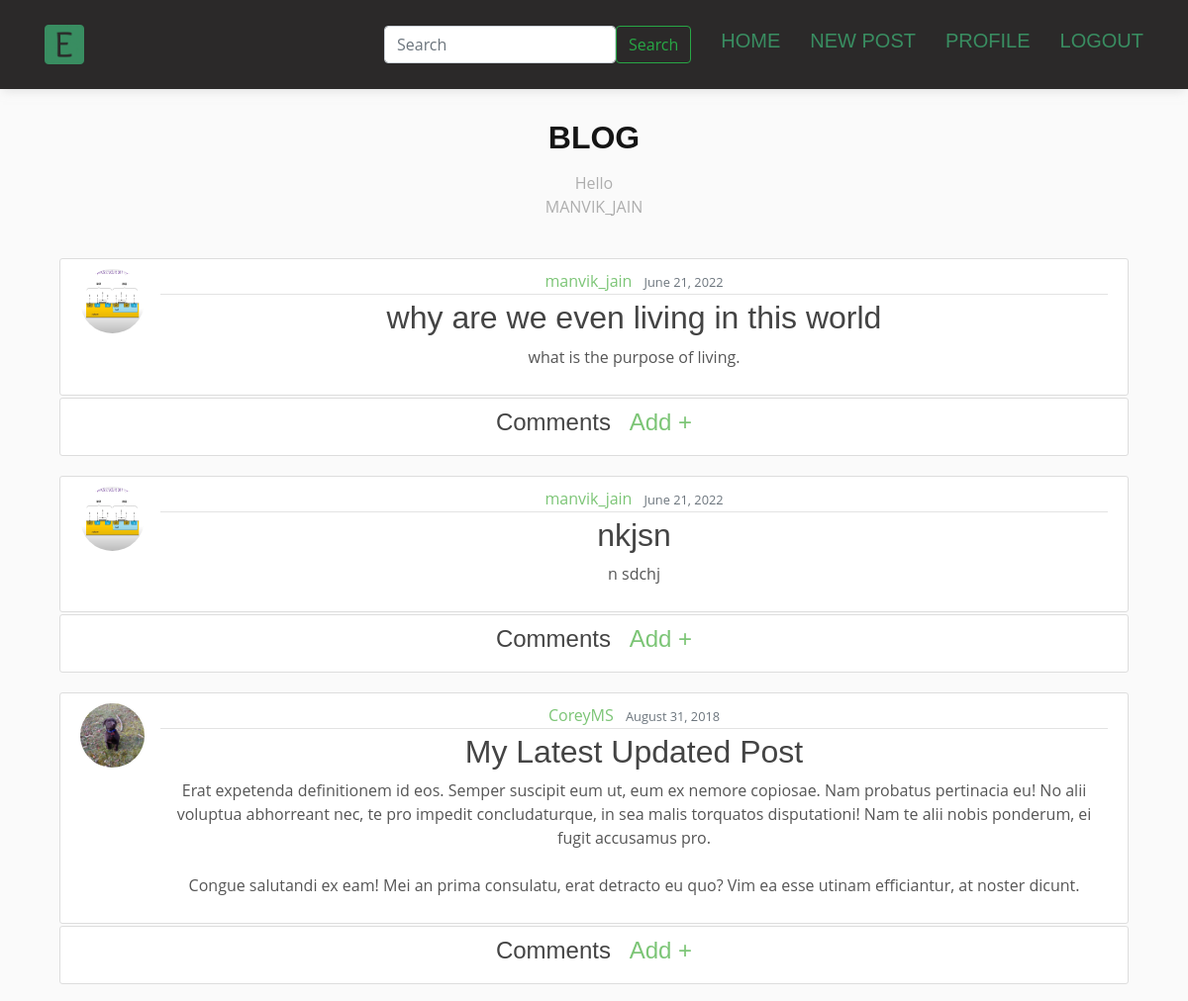
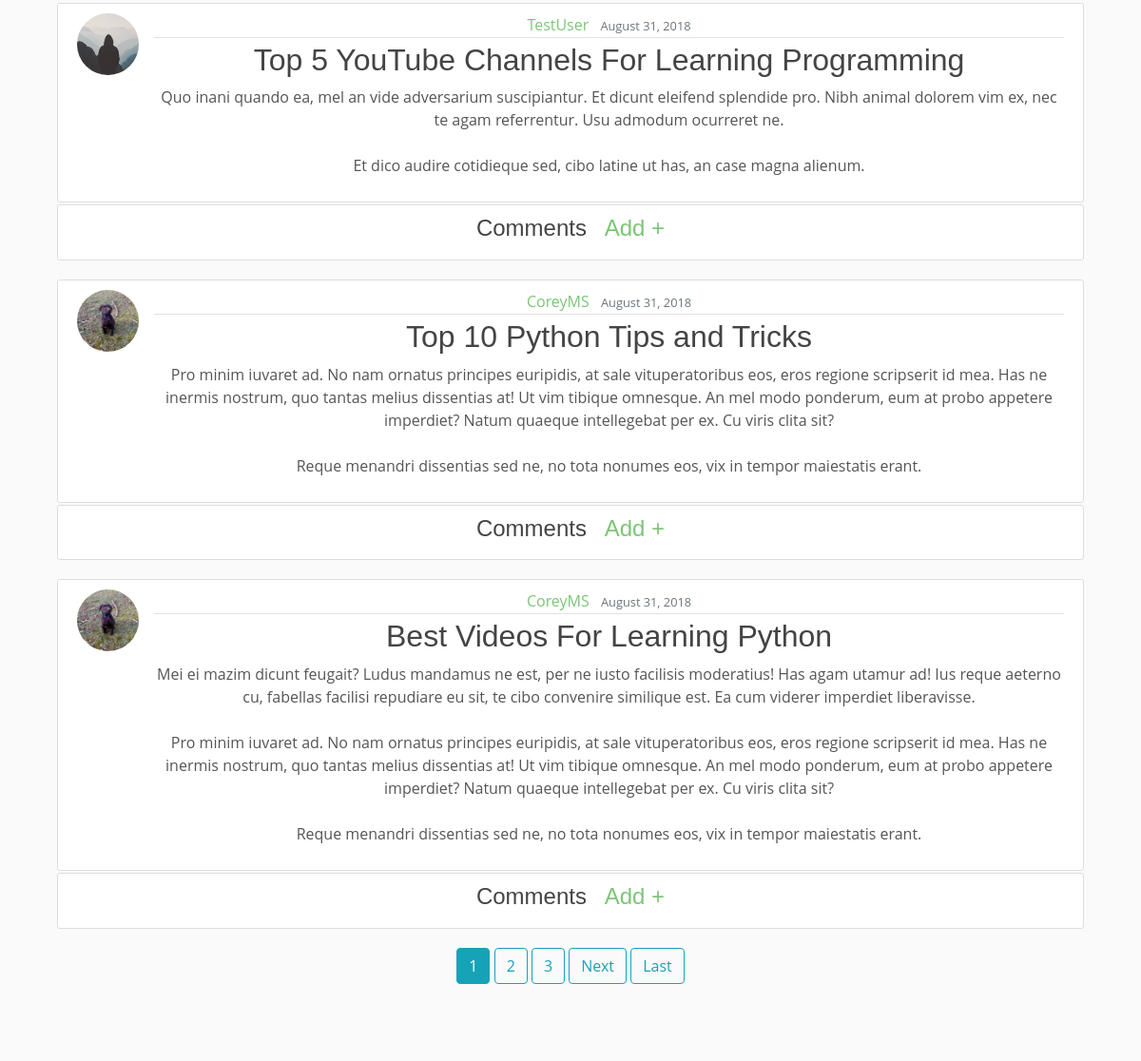
The app's page /main/ (signed in, upper part), older data (2 pictures, top to bottom).
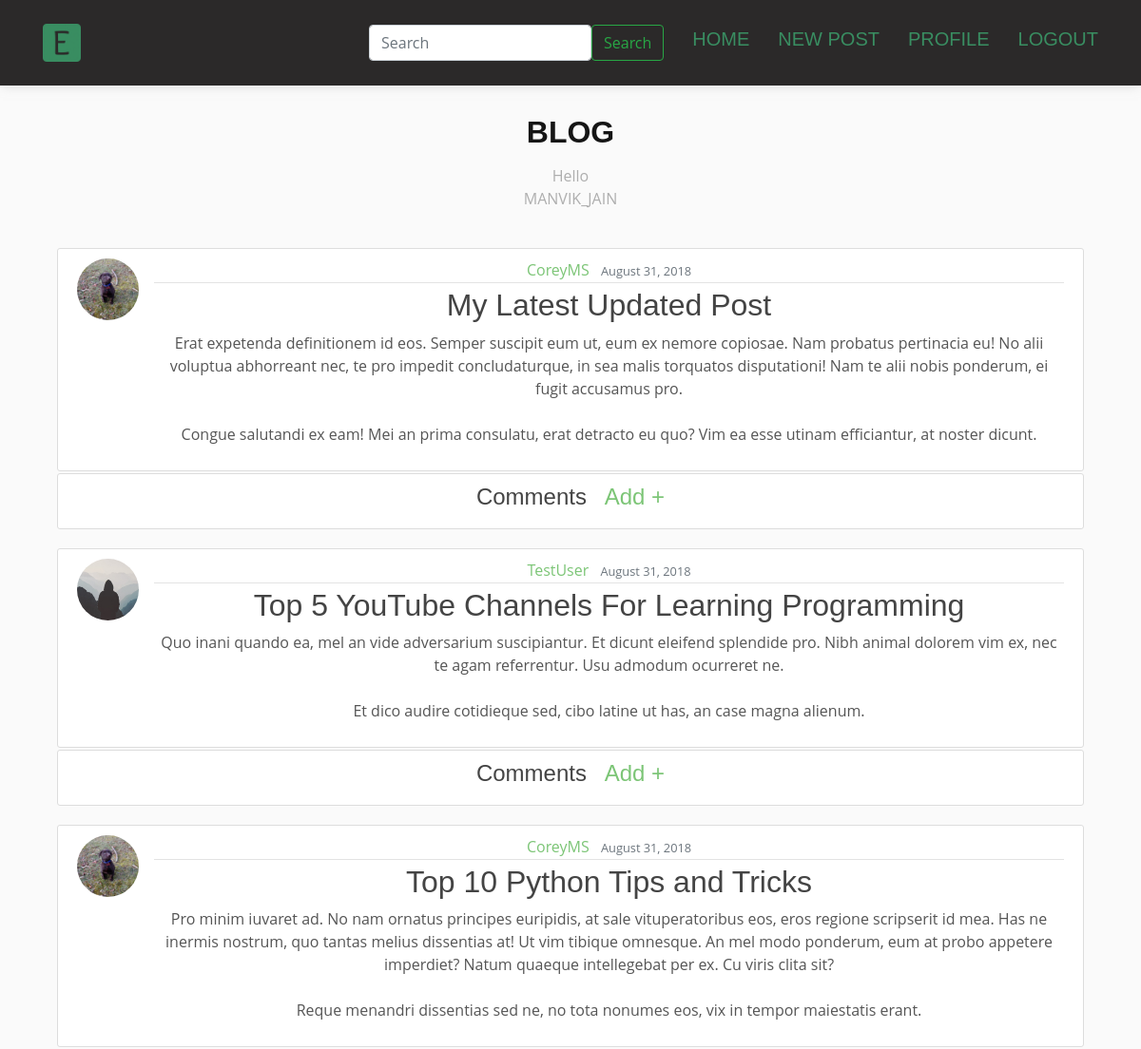
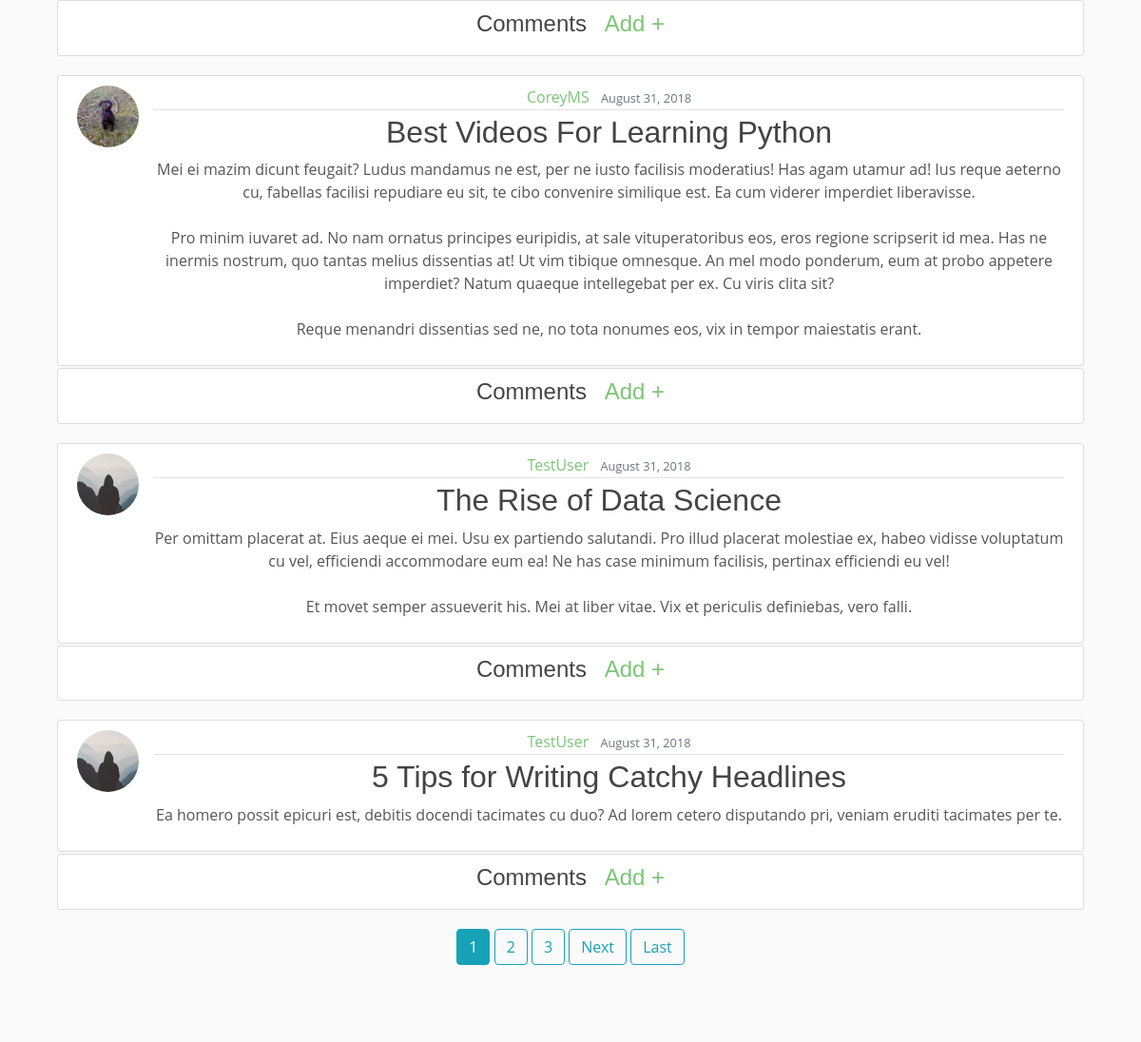
The same page, newer data (2 pictures, top to bottom).
### blog/models.py (models this page shows, shortened)
class Post(models.Model):
    title = models.CharField(max_length=100)
    content = models.TextField()
    date_posted = models.DateTimeField(default=timezone.now)
    author = models.ForeignKey(User, on_delete=models.CASCADE)

### users/models.py (models this page shows, shortened)
class Profile(models.Model):
    user = models.OneToOneField(User, on_delete=models.CASCADE)
    image = models.ImageField(default='default.jpg', upload_to='profile_pics')

### blog/views.py (the view)
# urls.py: path('main/', PostListView.as_view(), name='blog-home'),
class PostListView(LoginRequiredMixin,ListView):
    model = Post
    template_name = 'blog/home.html'  # <app>/<model>_<viewtype>.html
    context_object_name = 'posts'
    ordering = ['-date_posted']
    paginate_by = 6

### blog/templates/blog/home.html (shortened to what this page needs)
{% extends "blog/base.html" %}
{% block content %}
    {% for post in posts %}
        <article class="media content-section" style="margin-bottom:0px;">
          <img class="rounded-circle article-img" src="{{ post.author.profile.image.url }}">
          <div class="media-body">
            <div class="article-metadata">
              <a class="mr-2" href="{% url 'user-posts' post.author.username %}">{{ post.author }}</a>
              <small class="text-muted">{{ post.date_posted|date:"F d, Y" }}</small>
            </div>
            <h2><a class="article-title" href="{% url 'post-detail' post.id %}">{{ post.title }}</a></h2>
            <p class="article-content">{{ post.content }}</p>
          </div>
        </article>
          <article class="content-section" style="margin-top:2px;">
            <h4>Comments &nbsp;<a href="{% url 'add_comment' post.pk %}"> Add +</a></h4>
            </article>
    {% endfor %}
    {% if is_paginated %}
      {% for num in page_obj.paginator.page_range %}
        {% if page_obj.number == num %}
          <a class="btn btn-info mb-4" href="?page={{ num }}">{{ num }}</a>
        {% elif num > page_obj.number|add:'-3' and num < page_obj.number|add:'3' %}
          <a class="btn btn-outline-info mb-4" href="?page={{ num }}">{{ num }}</a>
        {% endif %}
      {% endfor %}
      {% if page_obj.has_next %}
        <a class="btn btn-outline-info mb-4" href="?page={{ page_obj.next_page_number }}">Next</a>
        <a class="btn btn-outline-info mb-4" href="?page={{ page_obj.paginator.num_pages }}">Last</a>
      {% endif %}
    {% endif %}
{% endblock content %}

Row changes from the older to the newer data that the page shows:
removed Post: author.profile.image (picture), author "manvik_jain", date_posted "June 21, 2022", title "why are we even living in this world", content "what is the purpose of living."
removed Post: author.profile.image (picture), author "manvik_jain", date_posted "June 21, 2022", title "nkjsn", content "n sdchj"
now on this page (row unchanged): Post: author.profile.image (placeholder picture), author "TestUser", date_posted "August 31, 2018", title "The Rise of Data Science", content "Per omittam placerat at. Eius aeque ei mei. Usu ex partiendo salutandi. Pro illud placerat molestiae ex, habeo vidisse voluptatum cu vel, efficiendi accommodare eum ea! Ne has case minimum facilisis, pertinax efficiendi eu vel! Et movet semper assueverit his. Mei at liber vitae. Vix et periculis definiebas, vero falli."
now on this page (row unchanged): Post: author.profile.image (placeholder picture), author "TestUser", date_posted "August 31, 2018", title "5 Tips for Writing Catchy Headlines", content "Ea homero possit epicuri est, debitis docendi tacimates cu duo? Ad lorem cetero disputando pri, veniam eruditi tacimates per te."
